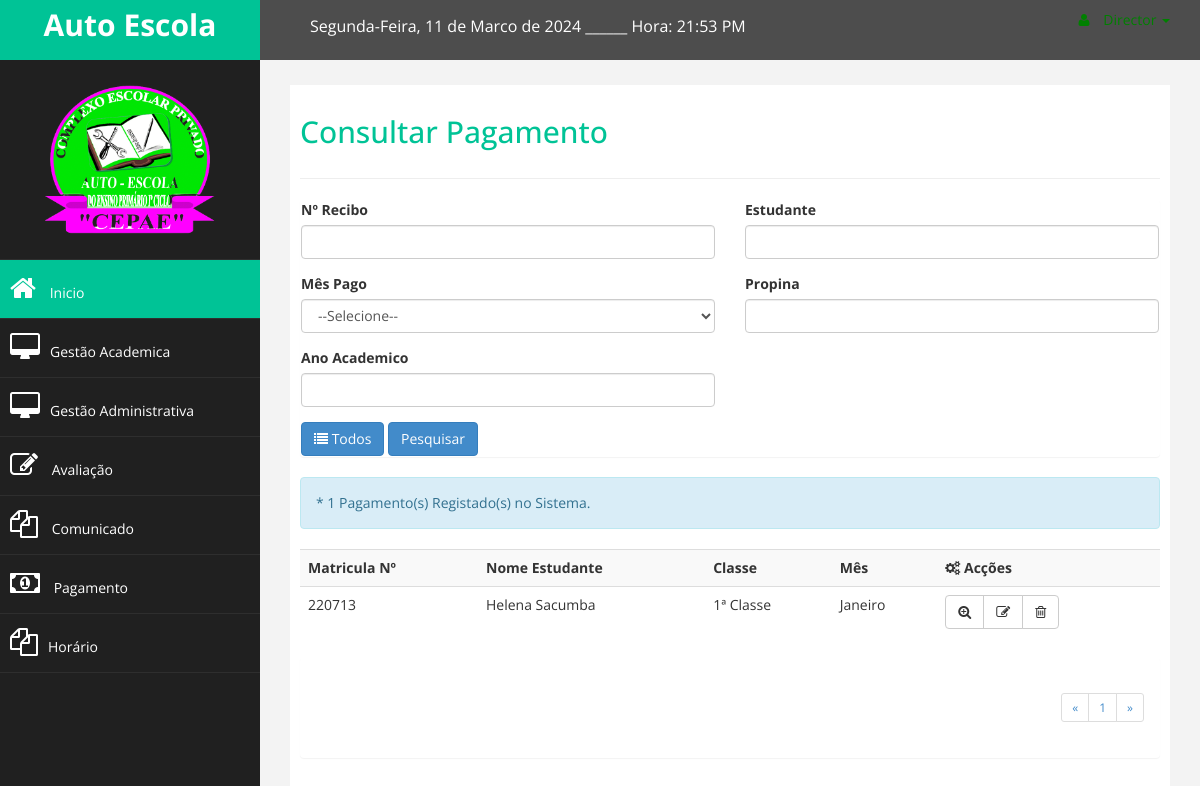
Page /admin/list_pag.php (signed in) on the committed database.
### tables this page shows
CREATE TABLE `aluno_pag` (
  `id_aluno_pag` int(11) NOT NULL,
  `id_matricula` int(11) NOT NULL,
  `id_secretaria` int(11) NOT NULL,
  `id_pag` int(11) NOT NULL,
  `num_recibo` varchar(11) DEFAULT NULL,
  `mes_pag` varchar(30) DEFAULT NULL,
  `valor_pag` varchar(30) DEFAULT NULL,
  `forma_pag` varchar(30) DEFAULT NULL,
  `multa` varchar(30) DEFAULT NULL,
  `desconto` varchar(30) DEFAULT NULL,
  `data_pag` timestamp NOT NULL DEFAULT current_timestamp() ON UPDATE current_timestamp()
);

CREATE TABLE `matricula` (
  `id_matricula` int(11) NOT NULL,
  `num_matricula` int(11) NOT NULL,
  `tipo` varchar(30) NOT NULL,
  `id_inscricao` int(11) NOT NULL,
  `id_turma` int(11) NOT NULL,
  `ano_academico` year(4) NOT NULL,
  `data_matricula` timestamp NOT NULL DEFAULT current_timestamp() ON UPDATE current_timestamp()
);

CREATE TABLE `classe` (
  `id_classe` int(11) NOT NULL,
  `nome_classe` varchar(30) NOT NULL,
  `codigo_classe` varchar(4) NOT NULL
);

### admin/list_pag.php (the view, shortened to what this page needs)
        <?php
         include_once 'menu_rod/menu_admin.php';
         $pagina_atual = filter_input(INPUT_GET,'pagina', FILTER_SANITIZE_NUMBER_INT);
         $pagina = (!empty($pagina_atual)) ? $pagina_atual : 1;
         $qnt_result_pg = 5;
         $inicio = ($qnt_result_pg * $pagina) - $qnt_result_pg;
         $recibo = isset($_POST['num_recibo'])?$_POST['num_recibo']:"";
         $estudante = isset($_POST['estudante'])?$_POST['estudante']:"";
         $mes = isset($_POST['mes'])?$_POST['mes']:"";
         $valor = isset($_POST['valor'])?$_POST['valor']:"";
         $ano = isset($_POST['ano'])?$_POST['ano']:"";
         $sql = "SELECT distinct num_matricula,num_documento,nome_usuario,mes_pag,nome_classe,nome_turma,periodo,id_aluno_pag FROM aluno_pag a
         inner join matricula m on a.id_matricula = m.id_matricula join turma t on m.id_turma=t.id_turma join classe c on t.classe = c.id_classe
         join pagamento p on a.id_pag = p.id_pag join inscricao i on m.id_inscricao = i.id_inscricao
         JOIN usuario u on i.id_usuario = u.id_usuario where num_recibo like '%$recibo%' and mes_pag like '%$mes%' and nome_usuario like '%$estudante%'
         and valor_pag like '%$valor%' and ano_academico Like '%$ano%' order by id_aluno_pag LIMIT  $inicio, $qnt_result_pg ";
         $consulta = mysqli_query($connect, $sql);
         $registros_pesquisa = mysqli_num_rows($consulta);
         ?>
     <div id="page-wrapper" >
         <div id="page-inner">
             <div class="row">
                 <div class="col-md-12">
                  <h2>Consultar Pagamento</h2>
                 </div>
             </div>
               <hr />
             <div class="row">
                 <div class="col-lg-12">
                     <section class="panel">
                     <form action="" method="POST">
                         <div class="row">
                             <div class="col-md-6">
                                 <div class="form-group">
                                     <label>Nº Recibo</label>
                                     <input type="text" name="num_recibo"  class="form-control" />
                                 </div>
                             </div>
                             <div class="col-md-6">
                                 <div class="form-group">
                                     <label>Estudante</label>
                                     <input type="text" name="estudante"  class="form-control" />
                                 </div>
                             </div>
                             <div class="col-md-6">
                                 <div class="form-group">
                                     <label>Mês Pago</label>
                                     <select name="mes" id="" class="form-control">
                                         <option value="">--Selecione--</option>
                                     </select>
                                 </div>
                             </div>
                             <div class="col-md-6">
                                 <div class="form-group">
                                     <label>Propina</label>
                                     <input type="text" name="valor"  class="form-control" />
                                 </div>
                             </div>
                             <div class="col-md-6">
                                 <div class="form-group">
                                     <label>Ano Academico</label>
                                     <input type="text" name="ano"  class="form-control" />
                                 </div>
                                 <a type="submit" href="list_pag.php" class="btn btn-primary"><i class="fa fa-list"></i> Todos</a>
                                 <input type="submit" class="btn btn-primary" value="Pesquisar">
                             </div>
                         </div>
                     </form>
                     </section>
                 </div>
                 </div>
                  <?php print "<div class='alert alert-info' role='alert'> * $registros_pesquisa Pagamento(s) Registado(s) no Sistema.</div> ";   ?>
                     <table class="table table-striped table-advance table-hover">
                             <tbody>
                             <tr>
                                 <th>Matricula Nº</th>
                                 <th>Nome Estudante</th>
                                 <th>Classe</th>
                                 <th>Mês</th>
                                 <th><i class="fa fa-cogs"></i> Acções</th>
                             </tr>
                             <?php
                             while($exibirRegistros = mysqli_fetch_array($consulta)):
                             ?>
                             <tr>
                                 <td><?php echo $exibirRegistros['num_matricula']; ?></td>
                                 <td><?php echo $exibirRegistros['nome_usuario']; ?></td>
                                 <td><?php echo $exibirRegistros['nome_classe']; ?></td>
                                 <td><?php echo $exibirRegistros['mes_pag']; ?></td>
                                 <td>
                                 <div class="btn-group">
                                 <a class="btn btn-default" href="vs_pagamento.php?al=<?php echo $exibirRegistros['id_aluno_pag']; ?> & mt=<?php echo $exibirRegistros['num_matricula']; ?> & us=<?php echo $exibirRegistros['num_documento']; ?> & tm=<?php echo $exibirRegistros['nome_turma']; ?> & cl=<?php echo $exibirRegistros['nome_classe']; ?>"><i class="fa fa-search-plus"></i></a>
                                     <a class="btn btn-default" href="editar_pag.php?al=<?php echo $exibirRegistros['id_aluno_pag']; ?> & mt=<?php echo $exibirRegistros['num_matricula']; ?> & us=<?php echo $exibirRegistros['num_documento']; ?> & tm=<?php echo $exibirRegistros['nome_turma']; ?> & cl=<?php echo $exibirRegistros['nome_classe']; ?>"><i class="fa fa-edit"></i></a>
                                     <a class="btn btn-default" href="deletar_pag.php?al=<?php echo $exibirRegistros['id_aluno_pag']; ?> & mt=<?php echo $exibirRegistros['num_matricula']; ?> & us=<?php echo $exibirRegistros['num_documento']; ?> & tm=<?php echo $exibirRegistros['nome_turma']; ?> & cl=<?php echo $exibirRegistros['nome_classe']; ?>"><i class="fa fa-trash-o"></i></a>
                                 </div>
                                 </td>
                             </tr>
                             <?php endwhile;
                                 $result_pg = "SELECT COUNT(id_aluno_pag) AS num_result FROM aluno_pag";
                                 $resultado_pg = mysqli_query($connect, $result_pg);
                                 $row_pg = mysqli_fetch_assoc($resultado_pg);
                                 $quantidade_pg = ceil($row_pg['num_result'] / $qnt_result_pg);
                             ?>
                             </tbody>
                     </table>
<section class="panel">
             <div class="panel-body">
                 <div>
                     <ul class="pagination pagination-sm pull-right">
                         <li><?PHP echo "<a href='list_pag.php?pagina=1'>«</a>"?></li>
                                                     <li><?PHP echo "<a href='list_pag.php?pagina=$pagina'> $pagina</a>";?></li>
                                         <li><?PHP echo "<a href='list_pag.php?pagina=$quantidade_pg'>»</a>"?></li>
                     </ul>
                 </div>
           </div>
         </section>
             </div>
         </div>
     </div>
 <?php
         include_once 'menu_rod/rod_admin.php'
 ?>

### assets/css/dustom.css (style rules this page uses)
body { font-family: 'Open Sans', sans-serif; }
#page-wrapper { padding: 15px 15px; min-height: 600px; background:#F3F3F3; }
#page-inner { width:100%; margin:10px 20px 10px 0px; background:#fff; padding:10px; min-height:1200px; }
h2 { color: #00c396; }
@media (min-width:768px) { #page-wrapper { margin: 0 0 0 260px; padding: 15px 30px; min-height: 1200px; } }

### rows in the picture
aluno_pag: id_matricula.num_matricula "220713", nome_usuario "Helena Sacumba", classe.nome_classe "1ª Classe", mes_pag "Janeiro"

### other values in the picture
$mes_extenso["$mes"] "Marco"
$ano "2024"
$registros_pesquisa "1"
$pagina "1"
